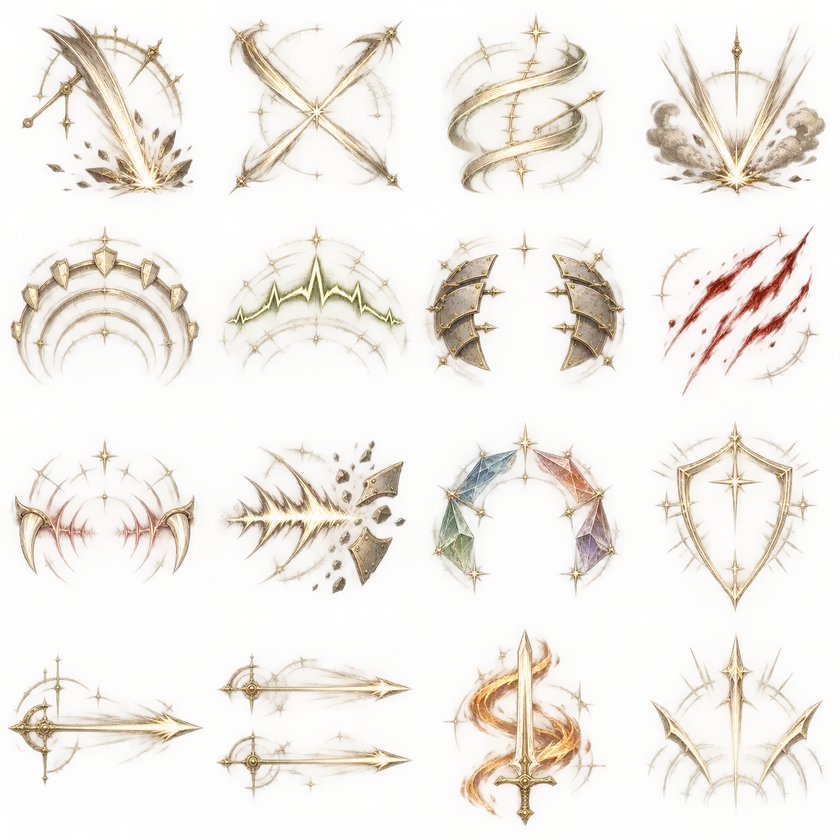
#> input picture src/assets/art/fx_source/portrait_spell_sets/orrery-1.webp, 840 x 840 px, shrunk from 1254 x 1254 before the run
$ python recolor.py ../../../../../fx_source/portrait_spell_sets/orrery-1.webp ../../../../../fx_source/portrait_spell_sets/orrery-2.webp ../../../../../fx_source/portrait_spell_sets/orrery-2.webp
#> lines starting #> are read from the running program, lines starting #| are printed output that depends on the picture; after the words box and inside, x2 and y2 are one past the last pixel; in counts of white or black regions, pixels touching at a corner belong together
# -*- coding: utf-8 -*-
"""Repaint a two-tone icon's accent to one colour (plan.py:COLOR — the advance's colour).

The grey silhouette (#d8d9e6 · chroma ~0.05) and transparency stay. Accent pixels (chroma above ~0.12) get the target hue;
their saturation and brightness keep their relative spread (a flame's light and dark tongues stay light and dark), scaled so the
image's typical accent lands on the target colour. Anti-aliased accent edges blend by the same chroma weight tone.py uses.
Idempotent — repainting a repainted icon with the same colour gives the same picture.

python recolor.py <src.png> <dst.png> <#rrggbb>
"""
import sys

import numpy as np
from PIL import Image


def _rgb2hsv(rgb):
    r, g, b = rgb[..., 0], rgb[..., 1], rgb[..., 2]
    mx, mn = rgb.max(-1), rgb.min(-1)
    d = mx - mn
    h = np.zeros_like(mx)
    m = d > 1e-6
    rc = np.where(m, (mx - r) / np.where(m, d, 1), 0)
    gc = np.where(m, (mx - g) / np.where(m, d, 1), 0)
    bc = np.where(m, (mx - b) / np.where(m, d, 1), 0)
    h = np.where(r == mx, bc - gc, np.where(g == mx, 2.0 + rc - bc, 4.0 + gc - rc))
    h = (h / 6.0) % 1.0
    s = np.where(mx > 1e-6, d / np.where(mx > 1e-6, mx, 1), 0)
    return np.stack([np.where(m, h, 0), s, mx], -1)


# [10 lines left out: function _hsv2rgb, not called in this run]


def hex2rgb(hx):
    hx = hx.lstrip('#')
    return np.array([int(hx[i:i + 2], 16) for i in (0, 2, 4)], float) / 255.0


def recolor(src, dst, hx):
    a = np.array(Image.open(src).convert('RGBA')).astype(float)
    rgb, al = a[..., :3] / 255.0, a[..., 3]
    chroma = rgb.max(-1) - rgb.min(-1)
    w = np.clip((chroma - 0.10) / 0.15, 0, 1) * (al > 0)        # 0 = grey silhouette / empty, 1 = accent
    core = (w >= 1) & (al > 200)
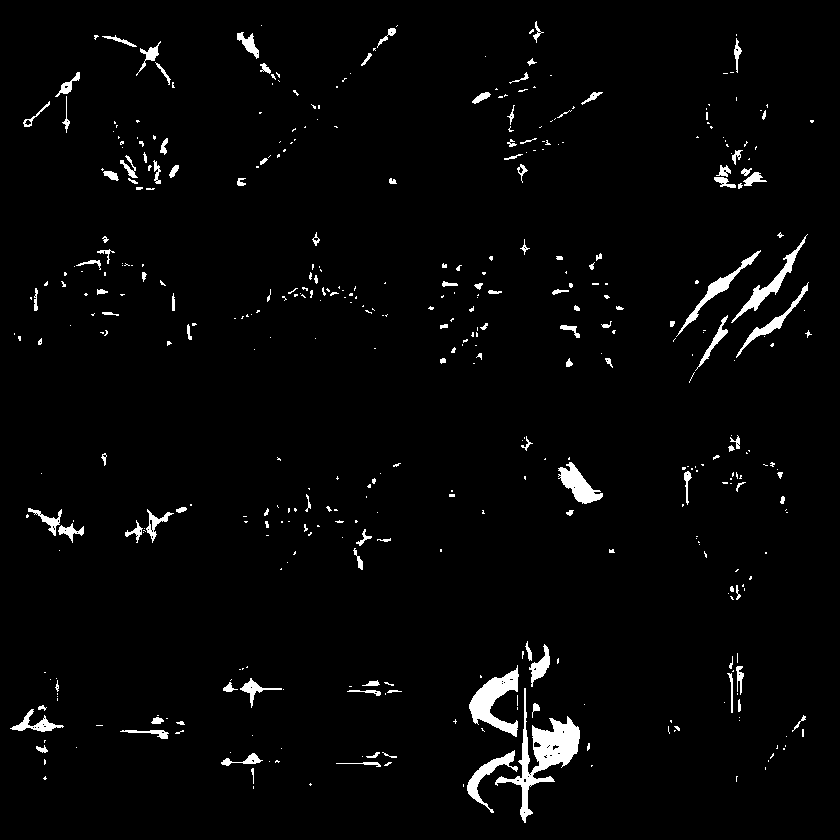
#> core: shape (840, 840) bool; 2.6% white; 446 white regions (319 under 20 px), largest, box (x1, y1, x2, y2) and area: (495, 688, 580, 823) 2715, (469, 665, 519, 737) 1507, (558, 462, 603, 504) 845
    if core.sum() < 20:                                           # no accent to repaint
        Image.fromarray(a.astype(np.uint8), 'RGBA').save(dst)
        return 0
    hsv = _rgb2hsv(rgb)
#> in _rgb2hsv, `r, g, b = rgb[..., 0], rgb[..., 1], rgb[..., 2]`:
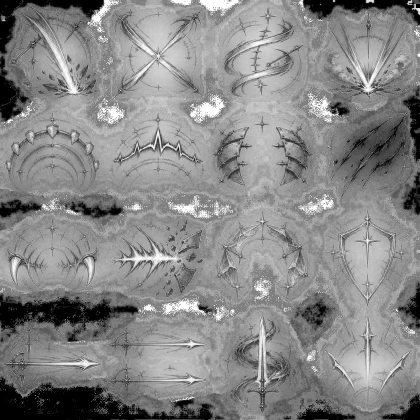
#> b: shape (840, 840) float64 (shown at 1/2 size); min 0, max 1, mean 0.531
#> in _rgb2hsv, `gc = np.where(m, (mx - g) / np.where(m, d, 1), 0)`:
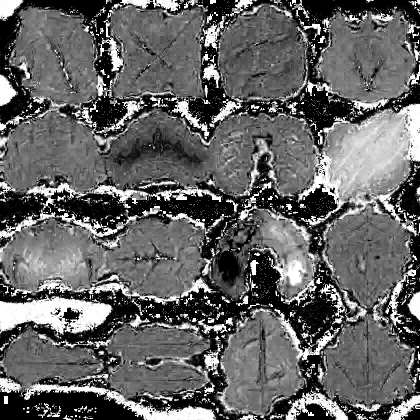
#> gc: shape (840, 840) float64 (shown at 1/2 size); min 0, max 1, mean 0.393
#> in _rgb2hsv, `h = (h / 6.0) % 1.0`:
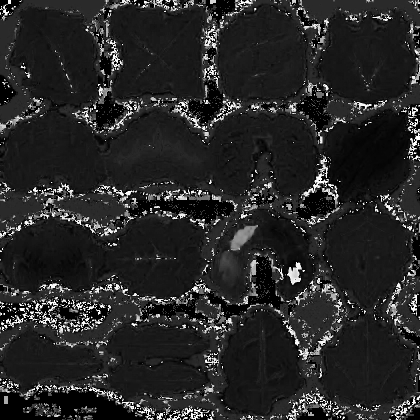
#> h: shape (840, 840) float64 (shown at 1/2 size); min 0, max 0.999, mean 0.156
#> in _rgb2hsv, `s = np.where(mx > 1e-6, d / np.where(mx > 1e-6, mx, 1), 0)`:
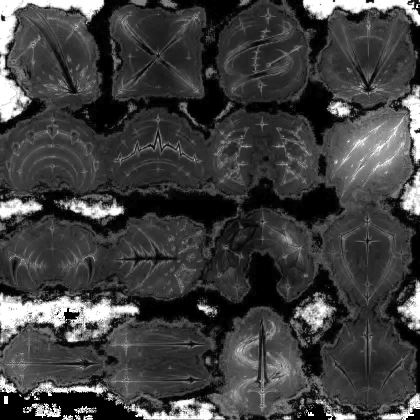
#> s: shape (840, 840) float64 (shown at 1/2 size); min 0, max 1, mean 0.251
#> in _rgb2hsv, `return np.stack([np.where(m, h, 0), s, mx], -1)`:
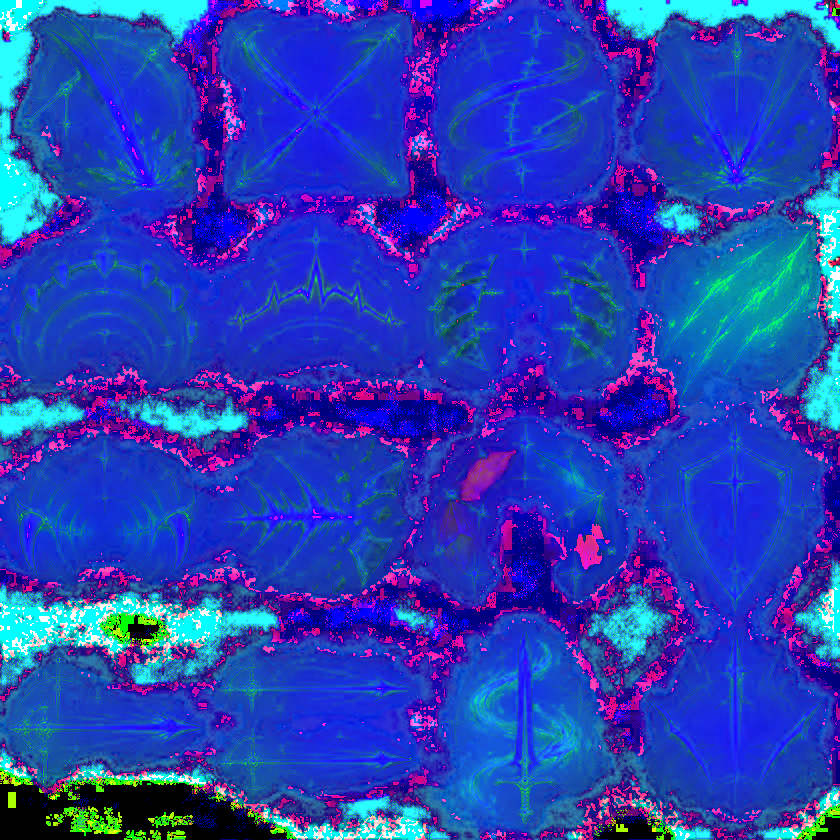
#> returned value: shape (840, 840, 3) float64; mean of channels 0, 1, 2 0.156, 0.251, 0.717; drawn as R, G, B
    th = _rgb2hsv(hex2rgb(hx)[None, None, :])[0, 0]
    s_ref = np.percentile(hsv[..., 1][core], 60)
    v_ref = np.percentile(hsv[..., 2][core], 60)
    new = np.empty_like(hsv)
    new[..., 0] = th[0]
    new[..., 1] = np.clip(hsv[..., 1] / max(s_ref, 1e-3) * th[1], 0, 1)
    new[..., 2] = np.clip(hsv[..., 2] / max(v_ref, 1e-3) * th[2], 0, 1)
    out = _hsv2rgb(new) * w[..., None] + rgb * (1 - w[..., None])
    res = np.dstack([out * 255.0, al]).clip(0, 255).astype(np.uint8)
    Image.fromarray(res, 'RGBA').save(dst)
    return int(core.sum())


if __name__ == '__main__':
#> (the run stopped early here; a loop or call above may not have finished)
